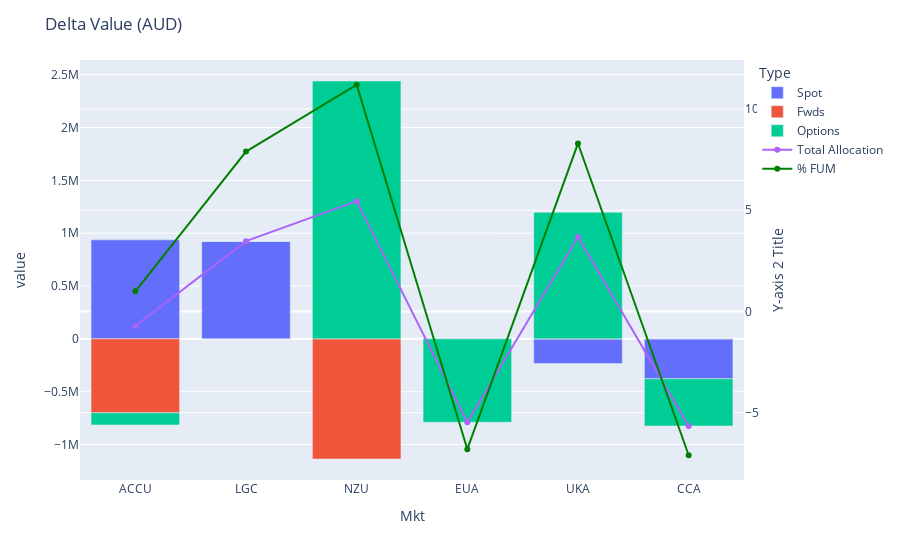

Write notebook code for a chart like this one.
### Code cell
delta_graph = px.bar(m, x='Mkt', y='value',color='Type')
delta_graph.add_trace(go.Scatter(x=b.Mkt, y=b['Total_Delta'],name='Total Allocation'))#, name='Total Allocation', base=0))
delta_graph.update_layout(title='Delta Value (AUD)')

delta_graph.add_trace(go.Scatter(x=b.Mkt, y=b.FUM, name='% FUM', line=dict(color='green'), yaxis='y2'))
# Add the second y-axis
delta_graph.update_layout(
    yaxis2=dict(
        title='Y-axis 2 Title',
        overlaying='y',
        side='right'
    )
)
delta_graph.show()

### Figure 1 — Plotly figure (JSON) as saved in the notebook; plotly's stock layout.template omitted (floating-point values rounded to 4 significant figures)
{"data": [{"alignmentgroup": "True", "hovertemplate": "Type=Spot<br>Mkt=%{x}<br>value=%{y}<extra></extra>", "legendgroup": "Spot", "marker": {"color": "#636efa", "pattern": {"shape": ""}}, "name": "Spot", "offsetgroup": "Spot", "orientation": "v", "showlegend": true, "textposition": "auto", "type": "bar", "x": ["ACCU", "LGC", "NZU", "EUA", "UKA", "CCA"], "xaxis": "x", "y": [937125, 925000, 0, 0, -233736, -377626], "yaxis": "y"}, {"alignmentgroup": "True", "hovertemplate": "Type=Fwds<br>Mkt=%{x}<br>value=%{y}<extra></extra>", "legendgroup": "Fwds", "marker": {"color": "#EF553B", "pattern": {"shape": ""}}, "name": "Fwds", "offsetgroup": "Fwds", "orientation": "v", "showlegend": true, "textposition": "auto", "type": "bar", "x": ["ACCU", "LGC", "NZU", "EUA", "UKA", "CCA"], "xaxis": "x", "y": [-700000, 0, -1136956, 0, 0, 0], "yaxis": "y"}, {"alignmentgroup": "True", "hovertemplate": "Type=Options<br>Mkt=%{x}<br>value=%{y}<extra></extra>", "legendgroup": "Options", "marker": {"color": "#00cc96", "pattern": {"shape": ""}}, "name": "Options", "offsetgroup": "Options", "orientation": "v", "showlegend": true, "textposition": "auto", "type": "bar", "x": ["ACCU", "LGC", "NZU", "EUA", "UKA", "CCA"], "xaxis": "x", "y": [-114872, 0, 2440630, -789166, 1197457, -446216], "yaxis": "y"}, {"name": "Total Allocation", "type": "scatter", "x": ["ACCU", "LGC", "NZU", "EUA", "UKA", "CCA"], "y": [122253, 925000, 1303674, -789166, 963721, -823841]}, {"line": {"color": "green"}, "name": "% FUM", "type": "scatter", "x": ["ACCU", "LGC", "NZU", "EUA", "UKA", "CCA"], "y": [1, 7.9, 11.2, -6.8, 8.3, -7.1], "yaxis": "y2"}], "layout": {"barmode": "relative", "legend": {"title": {"text": "Type"}, "tracegroupgap": 0}, "margin": {"t": 60}, "title": {"text": "Delta Value (AUD)"}, "xaxis": {"anchor": "y", "domain": [0, 1], "title": {"text": "Mkt"}}, "yaxis": {"anchor": "x", "domain": [0, 1], "title": {"text": "value"}}, "yaxis2": {"overlaying": "y", "side": "right", "title": {"text": "Y-axis 2 Title"}}}}
